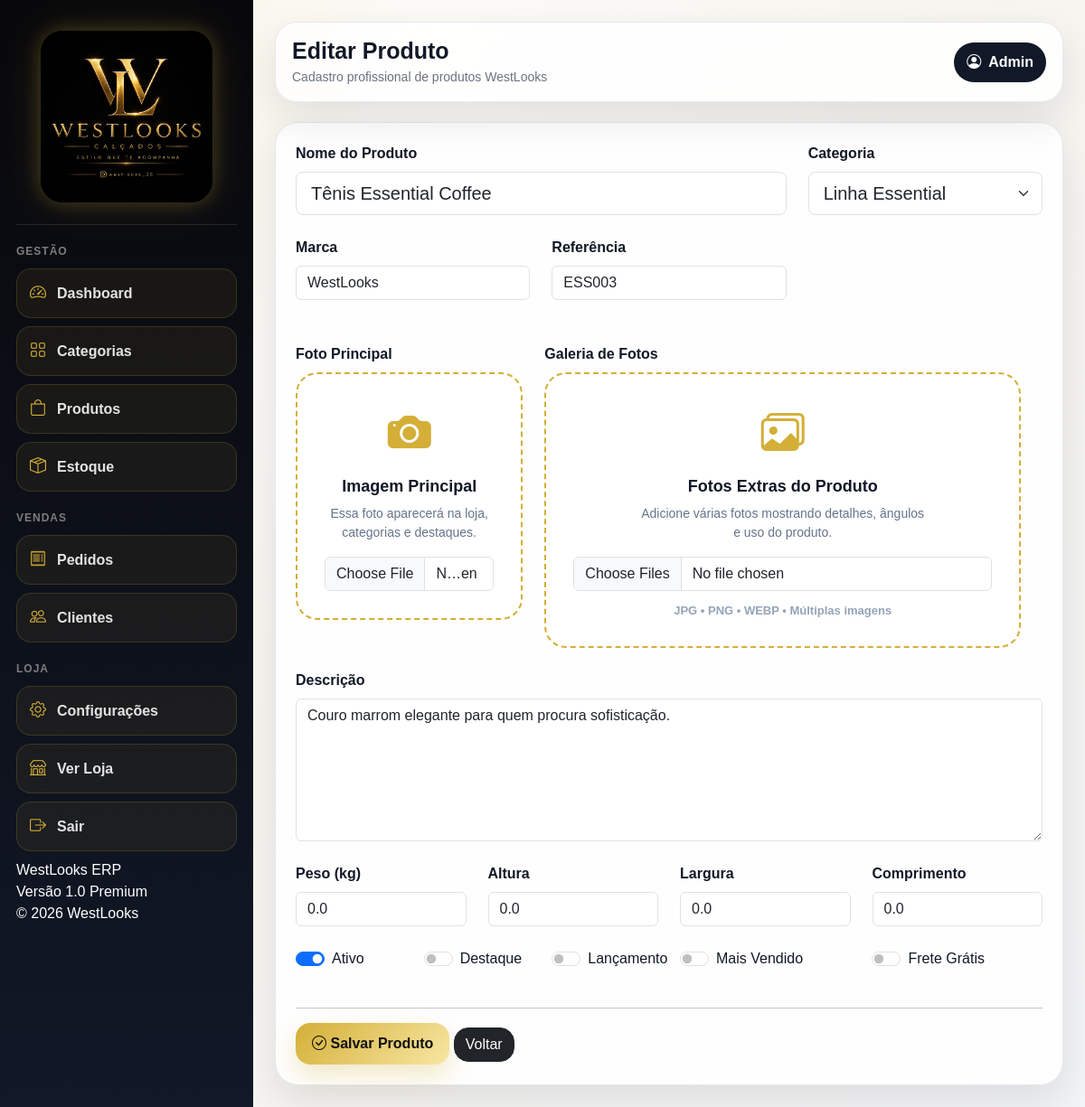
Screenshot of /admin/produtos/editar/3 (signed in) with the database file from the repository.
### app/models/produto.py (models this page shows)
class Produto(db.Model):
    __tablename__ = "produtos"
    id = db.Column(db.Integer, primary_key=True)
    categoria_id = db.Column(
        db.Integer,
        db.ForeignKey("categorias.id")
    )
    categoria = db.relationship(
        "Categoria",
        backref="produtos"
    )
    nome = db.Column(
        db.String(180),
        nullable=False
    )
    slug = db.Column(
        db.String(220),
        unique=True,
        nullable=False
    )
    descricao = db.Column(
        db.Text
    )
    marca = db.Column(
        db.String(120)
    )
    referencia = db.Column(
        db.String(80)
    )
    preco = db.Column(
        db.Numeric(10, 2),
        nullable=False,
        default=0
    )
    preco_promocional = db.Column(
        db.Numeric(10, 2)
    )
    custo = db.Column(
        db.Numeric(10, 2)
    )
    ativo = db.Column(
        db.Boolean,
        default=True
    )
    destaque = db.Column(
        db.Boolean,
        default=False
    )
    lancamento = db.Column(
        db.Boolean,
        default=False
    )
    mais_vendido = db.Column(
        db.Boolean,
        default=False
    )
    frete_gratis = db.Column(
        db.Boolean,
        default=False
    )
    peso = db.Column(
        db.Float,
        default=0
    )
    altura = db.Column(
        db.Float,
        default=0
    )
    largura = db.Column(
        db.Float,
        default=0
    )
    comprimento = db.Column(
        db.Float,
        default=0
    )
    visualizacoes = db.Column(
        db.Integer,
        default=0
    )
    data_cadastro = db.Column(
        db.DateTime,
        default=datetime.utcnow
    )

### app/models/categoria.py (models this page shows)
class Categoria(db.Model):
    __tablename__ = "categorias"
    id = db.Column(db.Integer, primary_key=True)
    nome = db.Column(
        db.String(120),
        nullable=False
    )
    slug = db.Column(
        db.String(150),
        unique=True,
        nullable=False
    )
    descricao = db.Column(
        db.Text
    )
    imagem = db.Column(
        db.String(255)
    )
    destaque = db.Column(
        db.Boolean,
        default=False
    )
    ordem = db.Column(
        db.Integer,
        default=0
    )
    ativo = db.Column(
        db.Boolean,
        default=True
    )
    data_cadastro = db.Column(
        db.DateTime,
        default=datetime.utcnow
    )

### app/routes/produtos.py (the view, shortened to what this page needs)
@produtos_bp.route("/editar/<int:id>", methods=["GET", "POST"])
@login_required
def editar(id):
    produto = Produto.query.get_or_404(id)
    categorias = Categoria.query.filter_by(ativo=True).order_by(Categoria.nome.asc()).all()
    return render_template(
        "admin/produtos/form.html",
        produto=produto,
        categorias=categorias
    )

### app/models/usuario.py (called while the page is built)
@login_manager.user_loader
def load_user(user_id):
    return Usuario.query.get(int(user_id))

### app/templates/admin/produtos/form.html (shortened to what this page needs)
{% extends "base.html" %}
{% if produto %}
    {% set titulo = "Editar Produto" %}
{% else %}
    {% set titulo = "Novo Produto" %}
{% endif %}
{% block page_title %}{{ titulo }}{% endblock %}
{% block page_subtitle %}Cadastro profissional de produtos WestLooks{% endblock %}
{% block content %}
<div class="wl-card">
    <form method="POST" enctype="multipart/form-data">
        <div class="row g-4">
            <div class="col-md-8">
                <label class="form-label fw-bold">
                    Nome do Produto
                </label>
                <input
                    type="text"
                    name="nome"
                    class="form-control form-control-lg"
                    required
                    value="{{ produto.nome if produto else '' }}">
            </div>
            <div class="col-md-4">
                <label class="form-label fw-bold">
                    Categoria
                </label>
                <select
                    name="categoria_id"
                    class="form-select form-select-lg"
                    required>
                    {% for categoria in categorias %}
                    <option
                        value="{{ categoria.id }}"
                        {% if produto and produto.categoria_id == categoria.id %}
                        selected
                        {% endif %}>
                        {{ categoria.nome }}
                    </option>
                    {% endfor %}
                </select>
            </div>
            <div class="col-md-4">
                <label class="form-label fw-bold">
                    Marca
                </label>
                <input
                    type="text"
                    name="marca"
                    class="form-control"
                    value="{{ produto.marca if produto else '' }}">
            </div>
            <div class="col-md-4">
                <label class="form-label fw-bold">
                    Referência
                </label>
                <input
                    type="text"
                    name="referencia"
                    class="form-control"
                    value="{{ produto.referencia if produto else '' }}">
            </div>
            <div class="row g-4">
                <div class="col-lg-4">
                    <label class="form-label fw-bold">
                        Foto Principal
                    </label>
                    <div class="upload-card-principal">
                        <i class="bi bi-camera-fill"></i>
                        <h6>Imagem Principal</h6>
                        <small>
                            Essa foto aparecerá na loja,
                            categorias e destaques.
                        </small>
                        <input
                            type="file"
                            name="foto_principal"
                            class="form-control mt-3"
                            accept="image/*">
                    </div>
                </div>
                <div class="col-lg-8">
                    <label class="form-label fw-bold">
                        Galeria de Fotos
                    </label>
                    <div class="upload-card-galeria">
                        <i class="bi bi-images"></i>
                        <h6>
                            Fotos Extras do Produto
                        </h6>
                        <small>
                            Adicione várias fotos mostrando
                            detalhes, ângulos e uso do produto.
                        </small>
                        <input
                            type="file"
                            name="fotos_extras"
                            multiple
                            class="form-control mt-3"
                            accept="image/*">
                        <div class="upload-info">
                            JPG • PNG • WEBP • Múltiplas imagens
                        </div>
                    </div>
                </div>
            </div>
            <div class="col-12">
                <label class="form-label fw-bold">
                    Descrição
                </label>
                <textarea
                    name="descricao"
                    rows="6"
                    class="form-control">{{ produto.descricao if produto else '' }}</textarea>
            </div>
            <div class="col-md-3">
                <label class="form-label fw-bold">
                    Peso (kg)
                </label>
                <input
                    type="number"
                    step="0.001"
                    name="peso"
                    class="form-control"
                    value="{{ produto.peso if produto else '' }}">
            </div>
            <div class="col-md-3">
                <label class="form-label fw-bold">
                    Altura
                </label>
                <input
                    type="number"
                    step="0.01"
                    name="altura"
                    class="form-control"
                    value="{{ produto.altura if produto else '' }}">
            </div>
            <div class="col-md-3">
                <label class="form-label fw-bold">
                    Largura
                </label>
                <input
                    type="number"
                    step="0.01"
                    name="largura"
                    class="form-control"
                    value="{{ produto.largura if produto else '' }}">
            </div>
            <div class="col-md-3">
                <label class="form-label fw-bold">
                    Comprimento
                </label>
                <input
                    type="number"
                    step="0.01"
                    name="comprimento"
                    class="form-control"
                    value="{{ produto.comprimento if produto else '' }}">
            </div>
            <div class="col-md-2">
                <div class="form-check form-switch">
                    <input
                        class="form-check-input"
                        type="checkbox"
                        name="ativo"
                        {% if not produto or produto.ativo %}
                        checked
                        {% endif %}>
                    <label class="form-check-label">
                        Ativo
                    </label>
                </div>
            </div>
            <div class="col-md-2">
                <div class="form-check form-switch">
                    <input
                        class="form-check-input"
                        type="checkbox"
                        name="destaque"
                        >
                    <label class="form-check-label">
                        Destaque
                    </label>
                </div>
            </div>
            <div class="col-md-2">
                <div class="form-check form-switch">
                    <input
                        class="form-check-input"
                        type="checkbox"
                        name="lancamento"
                        >
                    <label class="form-check-label">
                        Lançamento
                    </label>
                </div>
            </div>
            <div class="col-md-3">
                <div class="form-check form-switch">
                    <input
                        class="form-check-input"
                        type="checkbox"
                        name="mais_vendido"
                        >
                    <label class="form-check-label">
                        Mais Vendido
                    </label>
                </div>
            </div>
            <div class="col-md-3">
                <div class="form-check form-switch">
                    <input
                        class="form-check-input"
                        type="checkbox"
                        name="frete_gratis"
                        >
                    <label class="form-check-label">
                        Frete Grátis
                    </label>
                </div>
            </div>
            <div class="col-12">
                <hr>
                <button
                    type="submit"
                    class="wl-btn-gold">
                    <i class="bi bi-check-circle"></i>
                    Salvar Produto
                </button>
                <a
                    href="{{ url_for('produtos.listar') }}"
                    class="btn btn-dark rounded-4">
                    Voltar
                </a>
            </div>
        </div>
    </form>
</div>
{% endblock %}

### app/templates/base.html (style rules this page uses)
body { font-family:'Poppins',sans-serif; }
:root { --wl-black: #0b0b0f; --wl-dark: #111827; --wl-gold: #d4af37; --wl-gold-soft: #f5e7b2; --wl-bg: #f6f6f4; --wl-white: #ffffff; --wl-text: #111827; --wl-muted: #6b7280; --wl-border: #e5e7eb; --wl-shadow: 0 18px 45px rgba(15, 23, 42, .10); }
* { box-sizing: border-box; }
body { margin: 0; background: radial-gradient(circle at top left, rgba(212,175,55,.16), transparent 28%), linear-gradient(135deg, #ffffff 0%, #f7f5ef 45%, #f3f4f6 100%); color: var(--wl-text); font-family: Arial, Helvetica, sans-serif; min-height: 100vh; }
.wl-card { background: rgba(255,255,255,.92); border: 1px solid var(--wl-border); border-radius: 26px; padding: 22px; box-shadow: var(--wl-shadow); }
.wl-btn-gold { background: linear-gradient(135deg, var(--wl-gold), #f8e7a4); color: #111; border: none; border-radius: 16px; font-weight: 900; padding: 11px 18px; box-shadow: 0 12px 28px rgba(212,175,55,.28); }

### app/templates/admin/produtos/form.html (style rules this page uses)
.upload-card-principal, .upload-card-galeria { background:#fff; border:2px dashed #d4af37; border-radius:24px; padding:30px; text-align:center; min-height:150px; display:flex; flex-direction:column; justify-content:center; align-items:center; transition:.3s; }
.upload-card-principal i, .upload-card-galeria i { font-size:48px; color:#d4af37; margin-bottom:12px; }
.upload-card-principal h6, .upload-card-galeria h6 { font-weight:900; font-size:18px; }
.upload-card-principal small, .upload-card-galeria small { color:#64748b; max-width:320px; }
.upload-info { margin-top:12px; font-size:13px; color:#94a3b8; font-weight:700; }

### rows the page displays
Produto: nome "Tênis Essential Coffee", categoria_id "Linha Essential", marca "WestLooks", referencia "ESS003", descricao "Couro marrom elegante para quem procura sofisticação.", peso "0.0", altura "0.0", largura "0.0", comprimento "0.0", ativo "☑"

### other values shown
{{ titulo }} "Editar Produto"
